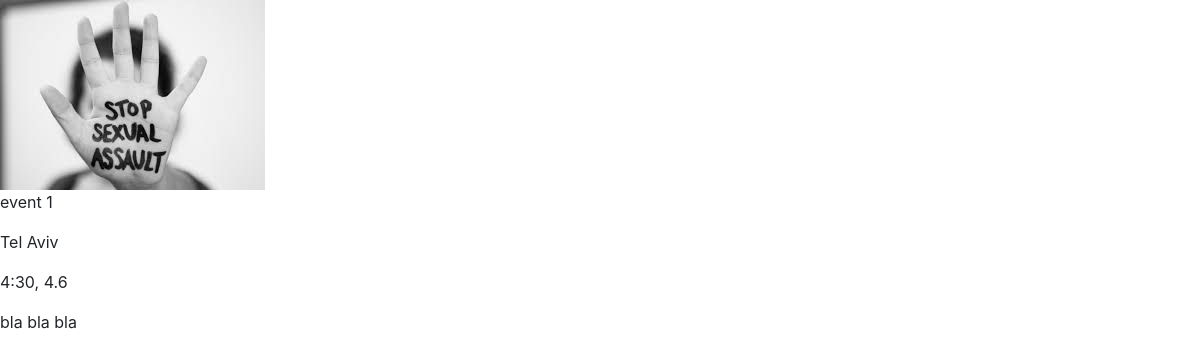
Before: /event/1 with the older database file.
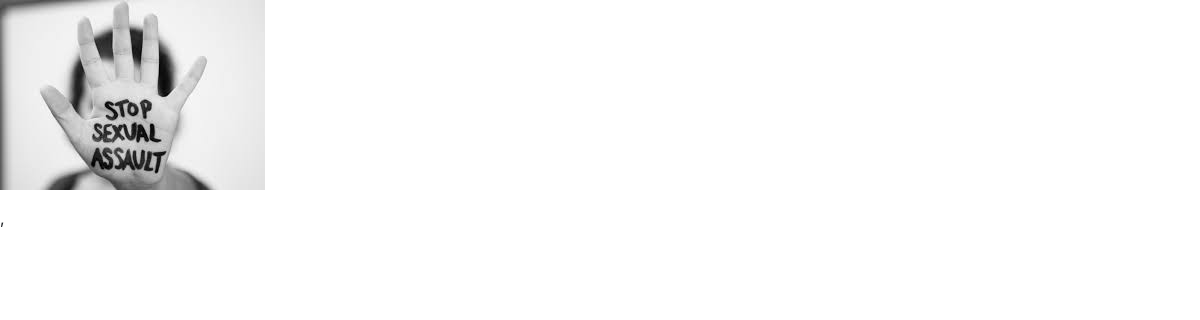
After: the same page with the newer database file.
### model.py (models this page shows)
class Event(Base):
    __tablename__ = "events"
    id = Column(Integer, primary_key=True)
    name = Column(String)
    time=Column(String)
    date=Column(String)
    place=Column(String)
    info=Column(String)
    picture=Column(String)

### app.py (the view)
@app.route("/event/<int:id>")
def event(id):
	event=get_event_id(id)
	return render_template("event.html", event=event)

### database.py (called while the page is built)
def get_event_id(id):
    event=session.query(Event).filter_by(id=id).first()
    return event

### templates/event.html (shortened to what this page needs)
<!DOCTYPE html>
<html class="no-js" lang="en">
<head>
    <link rel="stylesheet" href="https://stackpath.bootstrapcdn.com/bootstrap/4.1.3/css/bootstrap.min.css">
</head>
<body>
	<img src="{{url_for('static', filename='images/sexual.jpg')}}">
    <p>{{event.name}}</p>
    <p>{{event.place}}</p>
    <p>{{event.time}}, {{event.date}}</p>
    <p>{{event.info}}</p>
</body>

Changed rows visible on the page:
removed Event: name "event 1", place "Tel Aviv", time "4:30", date "4.6", info "bla bla bla"
